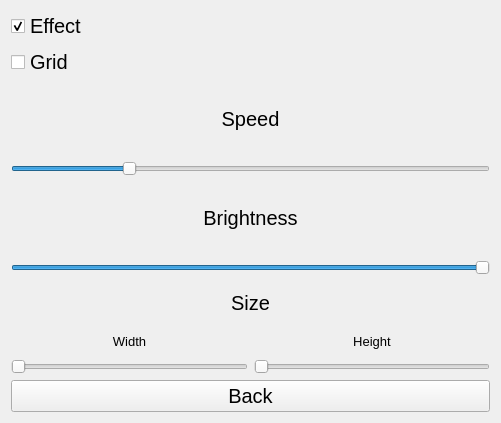
<?xml version="1.0" encoding="UTF-8"?>
<ui version="4.0">
 <class>Widget</class>
 <widget class="QWidget" name="Widget">
  <property name="geometry">
   <rect>
    <x>0</x>
    <y>0</y>
    <width>501</width>
    <height>423</height>
   </rect>
  </property>
  <property name="cursor">
   <cursorShape>CrossCursor</cursorShape>
  </property>
  <property name="mouseTracking">
   <bool>true</bool>
  </property>
  <property name="windowTitle">
   <string>Widget</string>
  </property>
  <layout class="QVBoxLayout" name="verticalLayout_2">
   <item>
    <layout class="QVBoxLayout" name="verticalLayout">
     <item>
      <widget class="QCheckBox" name="checkBox_effect">
       <property name="enabled">
        <bool>true</bool>
       </property>
       <property name="font">
        <font>
         <pointsize>15</pointsize>
        </font>
       </property>
       <property name="text">
        <string>Effect</string>
       </property>
       <property name="checked">
        <bool>true</bool>
       </property>
      </widget>
     </item>
     <item>
      <widget class="QCheckBox" name="checkBox_grid">
       <property name="font">
        <font>
         <pointsize>15</pointsize>
        </font>
       </property>
       <property name="text">
        <string>Grid</string>
       </property>
       <property name="checked">
        <bool>false</bool>
       </property>
      </widget>
     </item>
    </layout>
   </item>
   <item>
    <layout class="QVBoxLayout" name="layout_speed">
     <item>
      <widget class="QLabel" name="label_speed">
       <property name="font">
        <font>
         <pointsize>15</pointsize>
        </font>
       </property>
       <property name="text">
        <string>&lt;html&gt;&lt;head/&gt;&lt;body&gt;&lt;p align=&quot;center&quot;&gt;Speed&lt;/p&gt;&lt;/body&gt;&lt;/html&gt;</string>
       </property>
      </widget>
     </item>
     <item>
      <widget class="QSlider" name="slider_speed">
       <property name="minimum">
        <number>4</number>
       </property>
       <property name="maximum">
        <number>50</number>
       </property>
       <property name="value">
        <number>15</number>
       </property>
       <property name="orientation">
        <enum>Qt::Horizontal</enum>
       </property>
      </widget>
     </item>
    </layout>
   </item>
   <item>
    <layout class="QVBoxLayout" name="layout_bright">
     <item>
      <widget class="QLabel" name="label_bright">
       <property name="enabled">
        <bool>true</bool>
       </property>
       <property name="font">
        <font>
         <pointsize>15</pointsize>
        </font>
       </property>
       <property name="text">
        <string>&lt;html&gt;&lt;head/&gt;&lt;body&gt;&lt;p align=&quot;center&quot;&gt;Brightness&lt;/p&gt;&lt;/body&gt;&lt;/html&gt;</string>
       </property>
      </widget>
     </item>
     <item>
      <widget class="QSlider" name="slider_bright">
       <property name="minimum">
        <number>0</number>
       </property>
       <property name="maximum">
        <number>150</number>
       </property>
       <property name="singleStep">
        <number>10</number>
       </property>
       <property name="value">
        <number>150</number>
       </property>
       <property name="orientation">
        <enum>Qt::Horizontal</enum>
       </property>
       <property name="invertedAppearance">
        <bool>false</bool>
       </property>
      </widget>
     </item>
    </layout>
   </item>
   <item>
    <layout class="QVBoxLayout" name="layout_size">
     <item>
      <widget class="QLabel" name="label">
       <property name="font">
        <font>
         <pointsize>15</pointsize>
        </font>
       </property>
       <property name="text">
        <string>&lt;html&gt;&lt;head/&gt;&lt;body&gt;&lt;p align=&quot;center&quot;&gt;Size&lt;/p&gt;&lt;/body&gt;&lt;/html&gt;</string>
       </property>
      </widget>
     </item>
     <item>
      <layout class="QHBoxLayout" name="layout_wh">
       <item>
        <layout class="QVBoxLayout" name="layout_w">
         <item>
          <widget class="QLabel" name="label_width">
           <property name="font">
            <font>
             <pointsize>10</pointsize>
            </font>
           </property>
           <property name="text">
            <string>&lt;html&gt;&lt;head/&gt;&lt;body&gt;&lt;p align=&quot;center&quot;&gt;Width&lt;/p&gt;&lt;/body&gt;&lt;/html&gt;</string>
           </property>
          </widget>
         </item>
         <item>
          <widget class="QSlider" name="slider_width">
           <property name="minimum">
            <number>0</number>
           </property>
           <property name="maximum">
            <number>10</number>
           </property>
           <property name="singleStep">
            <number>1</number>
           </property>
           <property name="pageStep">
            <number>1</number>
           </property>
           <property name="orientation">
            <enum>Qt::Horizontal</enum>
           </property>
          </widget>
         </item>
        </layout>
       </item>
       <item>
        <layout class="QVBoxLayout" name="layout_h">
         <item>
          <widget class="QLabel" name="label_height">
           <property name="font">
            <font>
             <pointsize>10</pointsize>
            </font>
           </property>
           <property name="text">
            <string>&lt;html&gt;&lt;head/&gt;&lt;body&gt;&lt;p align=&quot;center&quot;&gt;Height&lt;/p&gt;&lt;/body&gt;&lt;/html&gt;</string>
           </property>
          </widget>
         </item>
         <item>
          <widget class="QSlider" name="slider_height">
           <property name="minimum">
            <number>0</number>
           </property>
           <property name="maximum">
            <number>10</number>
           </property>
           <property name="pageStep">
            <number>1</number>
           </property>
           <property name="value">
            <number>0</number>
           </property>
           <property name="orientation">
            <enum>Qt::Horizontal</enum>
           </property>
          </widget>
         </item>
        </layout>
       </item>
      </layout>
     </item>
    </layout>
   </item>
   <item>
    <widget class="QPushButton" name="pushButton_back">
     <property name="font">
      <font>
       <pointsize>15</pointsize>
      </font>
     </property>
     <property name="text">
      <string>Back</string>
     </property>
     <property name="flat">
      <bool>false</bool>
     </property>
    </widget>
   </item>
  </layout>
 </widget>
 <layoutdefault spacing="6" margin="11"/>
 <resources/>
 <connections/>
</ui>
